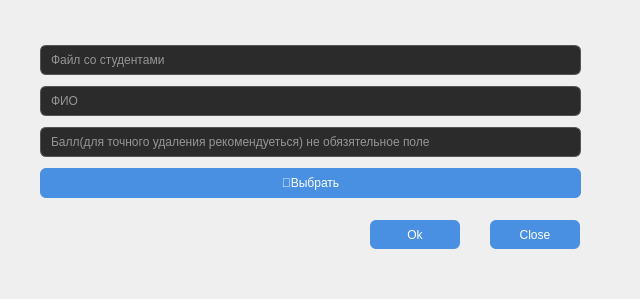
<?xml version="1.0" encoding="UTF-8"?>
<ui version="4.0">
 <class>DeleteStudentDialog</class>
 <widget class="QDialog" name="DeleteStudentDialog">
  <property name="geometry">
   <rect>
    <x>0</x>
    <y>0</y>
    <width>640</width>
    <height>299</height>
   </rect>
  </property>
  <property name="windowTitle">
   <string>Dialog</string>
  </property>
  <property name="styleSheet">
   <string notr="true">/* === Основное окно диалога === */


/* === QLineEdit поля === */
QLineEdit {
    background-color: #ffffff;
    border: 1px solid #cccccc;
    border-radius: 6px;
    padding: 6px 8px;
    selection-background-color: #a8d0ff;
}

/* === QTextEdit === */
QTextEdit {
    background-color: #ffffff;
    border: 1px solid #cccccc;
    border-radius: 6px;
    padding: 6px;
    selection-background-color: #a8d0ff;
}

/* === QPushButton === */
QPushButton {
    background-color: #4a90e2;
    color: white;
    border: none;
    border-radius: 6px;
    padding: 8px 16px;
}

QPushButton:hover {
    background-color: #357abd;
}

QPushButton:pressed {
    background-color: #2a5d9f;
}

/* === QDialogButtonBox кнопки === */
QDialogButtonBox QPushButton {
    min-width: 80px;
}

/* === QLabels === */
QLabel {
    font-weight: 500;
}

/* === QLineEdit поля (тёмная тема) === */
QLineEdit {
    background-color: #2b2b2b;    /* тёмный фон */
    color: #ffffff;               /* белый текст */
    border: 1px solid #555555;    /* тёмная граница */
    border-radius: 6px;
    padding: 6px 8px;
    selection-background-color: #4a90e2; /* цвет выделения */
    selection-color: #ffffff;             /* цвет текста при выделении */
}

/* === Эффект при фокусе === */
QLineEdit:focus {
    border: 2px solid #4a90e2;
    outline: none;
}</string>
  </property>
  <widget class="QWidget" name="verticalLayoutWidget">
   <property name="geometry">
    <rect>
     <x>40</x>
     <y>40</y>
     <width>541</width>
     <height>167</height>
    </rect>
   </property>
   <layout class="QVBoxLayout" name="verticalLayout">
    <item>
     <widget class="QLineEdit" name="lineEditFile">
      <property name="placeholderText">
       <string>Файл со студентами</string>
      </property>
     </widget>
    </item>
    <item>
     <widget class="QLineEdit" name="lineEditName">
      <property name="placeholderText">
       <string>ФИО</string>
      </property>
     </widget>
    </item>
    <item>
     <widget class="QLineEdit" name="lineEditBall">
      <property name="placeholderText">
       <string>Балл(для точного удаления рекомендуеться) не обязятельное поле</string>
      </property>
     </widget>
    </item>
    <item>
     <widget class="QPushButton" name="btnBrowse">
      <property name="text">
       <string>📂Выбрать</string>
      </property>
     </widget>
    </item>
   </layout>
  </widget>
  <widget class="QPushButton" name="btnOk">
   <property name="geometry">
    <rect>
     <x>370</x>
     <y>220</y>
     <width>90</width>
     <height>29</height>
    </rect>
   </property>
   <property name="text">
    <string>Ok</string>
   </property>
  </widget>
  <widget class="QPushButton" name="btnClose">
   <property name="geometry">
    <rect>
     <x>490</x>
     <y>220</y>
     <width>90</width>
     <height>29</height>
    </rect>
   </property>
   <property name="text">
    <string>Close</string>
   </property>
  </widget>
 </widget>
 <resources/>
 <connections/>
</ui>
